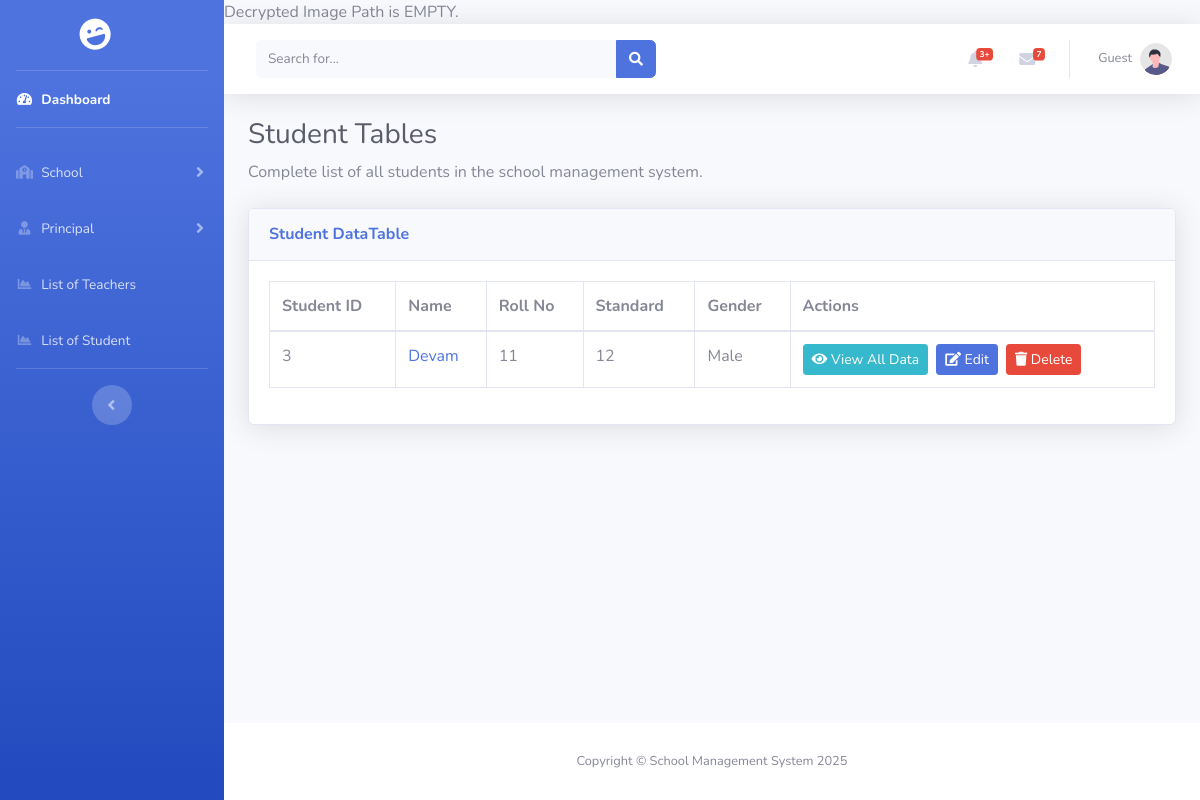
Page /extra/student_tables.php (signed in) on the earlier database version.
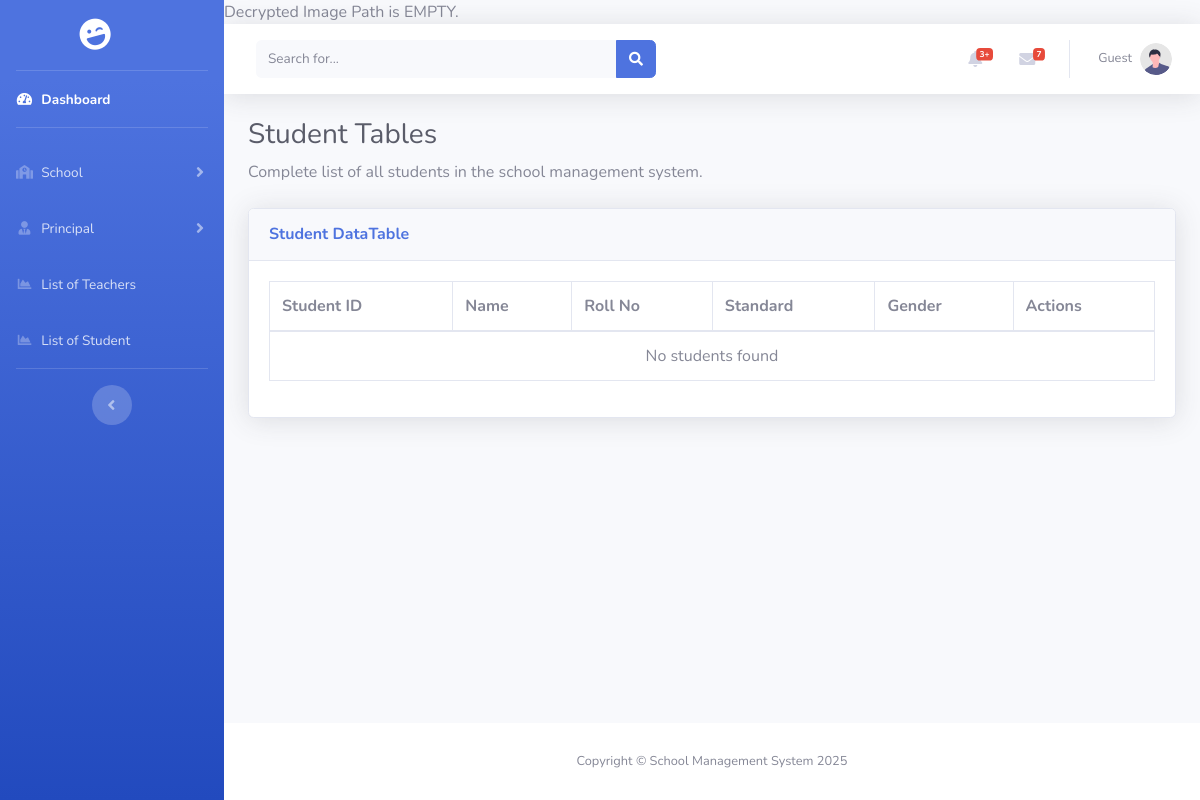
Same page on the later database version.
### tables this page shows
CREATE TABLE `student` (
  `id` int(11) NOT NULL,
  `student_image` varchar(255) DEFAULT NULL,
  `student_name` varchar(50) DEFAULT NULL,
  `rollno` varchar(10) DEFAULT NULL,
  `std` varchar(4) DEFAULT NULL,
  `email` varchar(50) NOT NULL,
  `password` varchar(255) NOT NULL,
  `academic_year` varchar(9) DEFAULT NULL,
  `school_id` int(11) DEFAULT NULL,
  `dob` date DEFAULT NULL,
  `gender` enum('male','female','others') DEFAULT NULL,
  `blood_group` enum('a+','a-','b+','b-','ab+','ab-','o+','o-') DEFAULT NULL,
  `address` text DEFAULT NULL,
  `father_name` varchar(50) DEFAULT NULL,
  `father_phone` varchar(10) DEFAULT NULL,
  `mother_name` varchar(50) DEFAULT NULL,
  `mother_phone` varchar(10) DEFAULT NULL
);

### extra/student_tables.php (the view, shortened to what this page needs)
<?php
include_once "../includes/connect.php";
$query = "SELECT s.id, s.student_name, s.rollno, s.std, s.email, s.academic_year,
                 s.dob, s.gender, s.blood_group, s.address, s.father_name, s.father_phone,
                 s.mother_name, s.mother_phone, sc.school_name
          FROM student s
          LEFT JOIN school sc ON s.school_id = sc.id
          ORDER BY s.id DESC";
$result = mysqli_query($conn, $query);
?>
<!DOCTYPE html>
<html lang="en">
<head>
    <link href="../assets/vendor/fontawesome-free/css/all.min.css" rel="stylesheet" type="text/css">
    <link href="../assets/css/sb-admin-2.min.css" rel="stylesheet">
    <link href="../assets/vendor/datatables/dataTables.bootstrap4.min.css" rel="stylesheet">
</head>
<body id="page-top">
    <div id="wrapper">
        <?php include_once '../includes/sidebar/BMC_sidebar.php'; ?>
        <div id="content-wrapper" class="d-flex flex-column">
            <div id="content">
                <?php include_once '../includes/header/BMC_header.php'; ?>
                <div class="container-fluid">
                    <h1 class="h3 mb-2 text-gray-800">Student Tables</h1>
                    <p class="mb-4">Complete list of all students in the school management system.
                    </p>
                    <div class="card shadow mb-4">
                        <div class="card-header py-3">
                            <h6 class="m-0 font-weight-bold text-primary">Student DataTable</h6>
                        </div>
                        <div class="card-body">
                            <div class="table-responsive">
                                <table class="table table-bordered" id="dataTable" width="100%" cellspacing="0">
                                    <thead>
                                        <tr>
                                            <th>Student ID</th>
                                            <th>Name</th>
                                            <th>Roll No</th>
                                            <th>Standard</th>
                                            <th>Gender</th>
                                            <th>Actions</th>
                                        </tr>
                                    </thead>
                                    <tbody>
                                        <?php
                                        if ($result && mysqli_num_rows($result) > 0) {
                                            while ($row = mysqli_fetch_assoc($result)) {
                                                echo "<tr>";
                                                echo "<td>" . htmlspecialchars($row['id']) . "</td>";
                                                echo "<td>";
                                                echo "<a href='../pages/student/view.php?id=" . $row['id'] . "' class='text-decoration-none'>";
                                                echo htmlspecialchars($row['student_name'] ?? 'N/A');
                                                echo "</a>";
                                                echo "</td>";
                                                echo "<td>" . htmlspecialchars($row['rollno'] ?? 'N/A') . "</td>";
                                                echo "<td>" . htmlspecialchars($row['std'] ?? 'N/A') . "</td>";
                                                echo "<td>" . htmlspecialchars(ucfirst($row['gender'] ?? 'N/A')) . "</td>";
                                                echo "<td>";
                                                echo "<a href='../pages/student/view.php?id=" . $row['id'] . "' class='btn btn-info btn-sm mr-2'>";
                                                echo "<i class='fas fa-eye'></i> View All Data";
                                                echo "</a>";
                                                echo "<a href='../pages/student/edit.php?id=" . $row['id'] . "' class='btn btn-primary btn-sm mr-2'>";
                                                echo "<i class='fas fa-edit'></i> Edit";
                                                echo "</a>";
                                                echo "<button class='btn btn-danger btn-sm' onclick='confirmDelete(" . $row['id'] . ")'>";
                                                echo "<i class='fas fa-trash'></i> Delete";
                                                echo "</button>";
                                                echo "</td>";
                                                echo "</tr>";
                                            }
                                        } else {
                                            echo "<tr><td colspan='6' class='text-center'>No students found</td></tr>";
                                        }
                                        ?>
                                    </tbody>
                                </table>
                            </div>
                        </div>
                    </div>
                </div>
            </div>
            <?php include_once '../includes/footer/BMC_footer.php'; ?>
        </div>
    </div>
</body>
</html>

### includes/sidebar/BMC_sidebar.php (shortened to what this page needs)
<ul class="navbar-nav bg-gradient-primary sidebar sidebar-dark accordion" id="accordionSidebar">
    <a class="sidebar-brand d-flex align-items-center justify-content-center" href="/BMC-SMS/dashboard.php">
        <div class="sidebar-brand-icon rotate-n-15">
            <i class="fas fa-laugh-wink"></i>
        </div>
    </a>
    <hr class="sidebar-divider my-0">
    <li class="nav-item active">
        <a class="nav-link" href="/BMC-SMS/dashboard.php">
            <i class="fas fa-fw fa-tachometer-alt"></i>
            <span>Dashboard</span></a>
    </li>
    <hr class="sidebar-divider">
    <li class="nav-item">
        <a class="nav-link collapsed" href="#" data-toggle="collapse" data-target="#collapseSchool" aria-expanded="true"
            aria-controls="collapseSchool">
            <i class="fas fa-fw fa-school"></i>
            <span>School</span>
        </a>
    </li>
    <li class="nav-item">
        <a class="nav-link collapsed" href="#" data-toggle="collapse" data-target="#collapsePrincipal"
            aria-expanded="true" aria-controls="collapsePrincipal">
            <i class="fas fa-fw fa-user-tie"></i>
            <span>Principal</span>
        </a>
    </li>
    <li class="nav-item">
        <a class="nav-link" href="/BMC-SMS/pages/teacher/teacher_list.php">
            <i class=" fas fa-fw fa-chart-area"></i>
            <span>List of Teachers</span></a>
    </li>
    <li class="nav-item">
        <a class="nav-link" href="/BMC-SMS/pages/student/student_list.php">
            <i class="fas fa-fw fa-chart-area"></i>
            <span>List of Student</span></a>
    </li>
    <hr class="sidebar-divider d-none d-md-block">
    <div class="text-center d-none d-md-inline">
        <button class="rounded-circle border-0" id="sidebarToggle"></button>
    </div>
</ul>

### includes/header/BMC_header.php (shortened to what this page needs)
<?php
$userProfileImage = BASE_WEB_PATH . 'assets/images/undraw_profile.svg';
$userName = 'Guest';
if (isset($_COOKIE['encrypted_user_id']) && isset($_COOKIE['encrypted_user_role'])) {
    if (isset($_COOKIE['encrypted_user_name'])) {
        $userName = decrypt_id($_COOKIE['encrypted_user_name']);
    }
    if (isset($_COOKIE['encrypted_profile_image'])) {
        $decrypted_image = decrypt_id($_COOKIE['encrypted_profile_image']);
        if (!empty($decrypted_image)) {
            $image_path_for_web = '';
            if (strpos($decrypted_image, 'pages/') === 0) {
                $image_path_for_web = BASE_WEB_PATH . $decrypted_image;
            } elseif (strpos($decrypted_image, 'uploads/') !== false) {
                $uploads_pos = strpos($decrypted_image, 'uploads/');
                if ($uploads_pos !== false) {
                    $relative_uploads_path = substr($decrypted_image, $uploads_pos);
                    $image_path_for_web = BASE_WEB_PATH . $relative_uploads_path;
                } else {
                    $image_path_for_web = BASE_WEB_PATH . ltrim($decrypted_image, '/');
                }
            } else {
                $image_path_for_web = BASE_WEB_PATH . ltrim($decrypted_image, '/');
            }
            $filesystem_path = $_SERVER['DOCUMENT_ROOT'] . $image_path_for_web;
            if (file_exists($filesystem_path) && is_file($filesystem_path)) {
                $userProfileImage = $image_path_for_web;
                error_log("Image found: " . $userProfileImage);
            } else {
                error_log("Image file not found at filesystem path: " . $filesystem_path . ". Using default profile image.");
                $userProfileImage = BASE_WEB_PATH . 'assets/images/undraw_profile.svg';
                echo "RESULT: File DOES NOT EXIST at Filesystem Path.\n";
            }
        } else {
            echo "Decrypted Image Path is EMPTY.\n";
        }
    }
    if (empty($userName)) {
        $userName = 'Guest';
    }
} else {
    error_log("No user cookies found. Using default profile image and name.");
}
?>
<nav class="navbar navbar-expand navbar-light bg-white topbar mb-4 static-top shadow">
    <form class="d-none d-sm-inline-block form-inline mr-auto ml-md-3 my-2 my-md-0 mw-100 navbar-search">
        <div class="input-group">
            <input type="text" class="form-control bg-light border-0 small" placeholder="Search for..."
                aria-label="Search" aria-describedby="basic-addon2">
            <div class="input-group-append">
                <button class="btn btn-primary" type="button">
                    <i class="fas fa-search fa-sm"></i>
                </button>
            </div>
        </div>
    </form>
    <ul class="navbar-nav ml-auto">
        <li class="nav-item dropdown no-arrow mx-1">
            <a class="nav-link dropdown-toggle" href="#" id="alertsDropdown" role="button" data-toggle="dropdown"
                aria-haspopup="true" aria-expanded="false">
                <i class="fas fa-bell fa-fw"></i>
                <span class="badge badge-danger badge-counter">3+</span>
            </a>
        </li>
        <li class="nav-item dropdown no-arrow mx-1">
            <a class="nav-link dropdown-toggle" href="#" id="messagesDropdown" role="button" data-toggle="dropdown"
                aria-haspopup="true" aria-expanded="false">
                <i class="fas fa-envelope fa-fw"></i>
                <span class="badge badge-danger badge-counter">7</span>
            </a>
        </li>
        <li class="nav-item dropdown no-arrow">
            <a class="nav-link dropdown-toggle" href="#" id="userDropdown" role="button" data-toggle="dropdown"
                aria-haspopup="true" aria-expanded="false">
                <span class="mr-2 d-none d-lg-inline text-gray-600 small"><?php echo htmlspecialchars($userName); ?></span>
                <img class="img-profile rounded-circle"
                     src="<?php echo htmlspecialchars($userProfileImage); ?>"
                     onerror="this.src='<?php echo BASE_WEB_PATH; ?>assets/images/undraw_profile.svg';"
                     alt="Profile"
                     style="width: 32px; height: 32px; object-fit: cover;">
            </a>
        </li>
    </ul>
</nav>

### includes/footer/BMC_footer.php
<footer class="sticky-footer bg-white">
    <div class="container my-auto">
        <div class="copyright text-center my-auto">
            <span>Copyright &copy; School Management System 2025</span>
        </div>
    </div>
</footer>

Differences in the rows shown:
removed student: id "3", student_name "Devam", rollno "11", std "12", gender "Male"
Other differences:
text now shown: "No students found"
